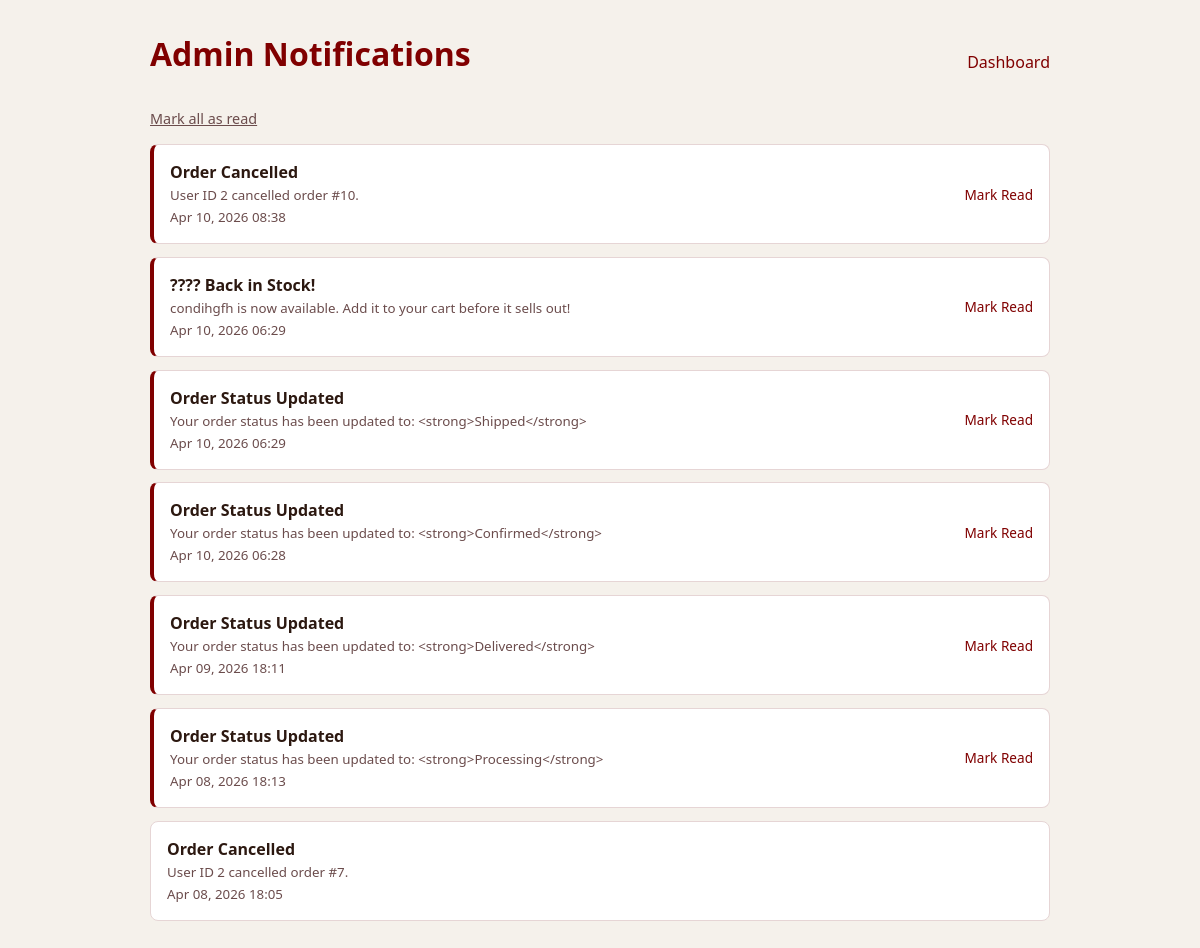
The page /admin/notifications.php (signed in) on the database its author committed.
### tables this page shows
CREATE TABLE `notifications` (
  `id` int(11) NOT NULL,
  `type` varchar(50) DEFAULT 'order_cancelled',
  `title` varchar(255) NOT NULL,
  `message` text NOT NULL,
  `related_id` int(11) DEFAULT NULL,
  `user_id` int(11) DEFAULT NULL,
  `is_read` tinyint(1) DEFAULT 0,
  `created_at` timestamp NOT NULL DEFAULT current_timestamp()
);

### admin/notifications.php (the view, shortened to what this page needs)
<?php require_once 'admin_check.php'; ?>
<?php
$notifs = $pdo->query("SELECT * FROM notifications ORDER BY created_at DESC")->fetchAll();
?>
<!DOCTYPE html>
<html lang="en">
<head>
</head>
<body>
    <div class="container">
        <div style="display:flex; justify-content:space-between; align-items:center; margin-bottom:1rem;">
            <h1> Admin Notifications</h1>
            <a href="index.php" style="color:var(--accent); text-decoration:none; font-weight:500;"> Dashboard</a>
        </div>
        <a href="?clear_all" style="display:inline-block;margin-bottom:1rem;color:var(--mut);font-size:.9rem;">Mark all as read</a>
        <?php if(empty($notifs)): ?>
            <p class="empty">No notifications.</p>
        <?php else: ?>
            <?php foreach($notifs as $n): ?>
            <div class="notif <?= $n['is_read']?'':'unread' ?>">
                <div>
                    <strong><?= htmlspecialchars($n['title']) ?></strong><br>
                    <small style="color:var(--mut)"><?= htmlspecialchars($n['message']) ?></small><br>
                    <small style="color:var(--mut)"><?= date('M d, Y H:i', strtotime($n['created_at'])) ?></small>
                </div>
                <?php if(!$n['is_read']): ?>
                    <a href="?mark_read&id=<?= $n['id'] ?>">Mark Read</a>
                <?php endif; ?>
            </div>
            <?php endforeach; ?>
        <?php endif; ?>
    </div>
</body>
</html>

### admin/notifications.php (style rules this page uses)
:root { --bg:#F5F1EB;--card:#FFF;--accent:#800000;--mut:#6B4C4C;--bdr:#E6D5D5;--txt:#2C1810; }
* { box-sizing:border-box;margin:0;padding:0;font-family:system-ui,sans-serif; }
body { background:var(--bg);color:var(--txt);padding:2rem; }
.container { max-width:900px;margin:0 auto; }
h1 { margin-bottom:1rem;color:var(--accent); }
.notif { background:var(--card);border:1px solid var(--bdr);border-radius:8px;padding:1rem;margin-bottom:.8rem;display:flex;justify-content:space-between;align-items:center; }
.notif.unread { border-left:4px solid var(--accent); }
.notif a { color:var(--accent);text-decoration:none;font-weight:500;font-size:.85rem; }

### rows shown on the page
notifications: title "Order Cancelled", message "User ID 2 cancelled order #10.", created_at "Apr 10, 2026 08:38"
notifications: title "???? Back in Stock!", message "condihgfh is now available. Add it to your cart before it sells out!", created_at "Apr 10, 2026 06:29"
notifications: title "Order Status Updated", message "Your order status has been updated to: <strong>Shipped</strong>", created_at "Apr 10, 2026 06:29"
notifications: title "Order Status Updated", message "Your order status has been updated to: <strong>Confirmed</strong>", created_at "Apr 10, 2026 06:28"
notifications: title "Order Status Updated", message "Your order status has been updated to: <strong>Delivered</strong>", created_at "Apr 09, 2026 18:11"
notifications: title "Order Status Updated", message "Your order status has been updated to: <strong>Processing</strong>", created_at "Apr 08, 2026 18:13"
notifications: title "Order Cancelled", message "User ID 2 cancelled order #7.", created_at "Apr 08, 2026 18:05"
